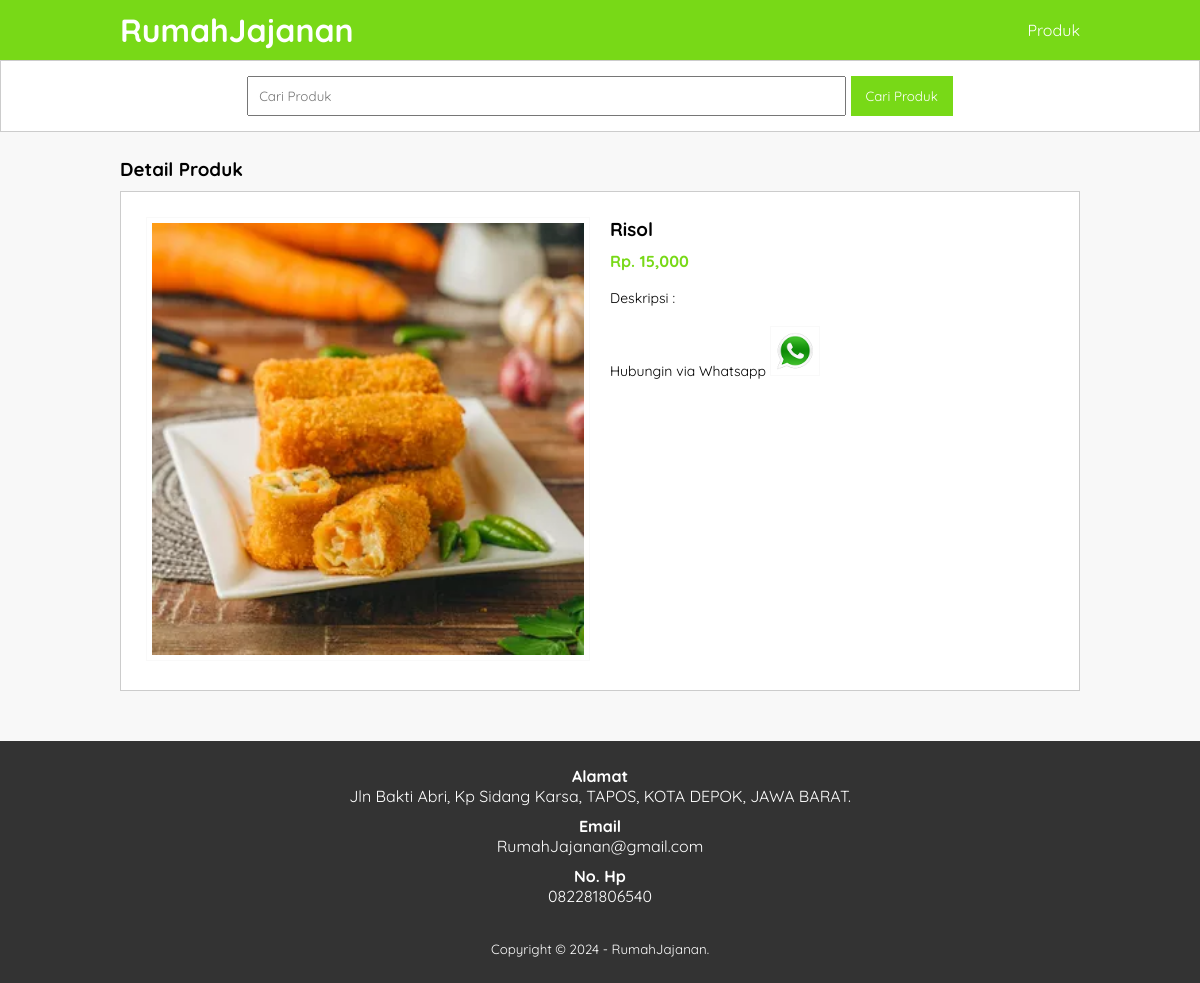
The app's page /detail-produk.php?id=7 with its own data.
### tables this page shows
CREATE TABLE `tb_product` (
  `product_id` int(11) NOT NULL,
  `category_id` int(11) NOT NULL,
  `product_name` varchar(150) NOT NULL,
  `product_price` int(11) NOT NULL,
  `product_description` text NOT NULL,
  `product_image` varchar(150) NOT NULL,
  `product_status` tinyint(1) NOT NULL,
  `date_created` timestamp NOT NULL DEFAULT current_timestamp()
);

### detail-produk.php (the view, shortened to what this page needs)
<?php
	include 'db.php';
	$kontak = mysqli_query($conn, "SELECT admin_telp, admin_email, admin_address FROM tb_admin WHERE admin_id = 1");
	$a = mysqli_fetch_object($kontak);
	$produk = mysqli_query($conn, "SELECT * FROM tb_product WHERE product_id = '".$_GET['id']."' ");
	$p = mysqli_fetch_object($produk);
?>
<!DOCTYPE html>
<html>
<head>
	<link rel="stylesheet" type="text/css" href="css/style.css">
</head>
<body>
	<header>
		<div class="container">
			<h1><a href="index.php">RumahJajanan</a></h1>
			<ul>
				<li><a href="produk.php">Produk</a></li>
			</ul>
		</div>
	</header>
	<div class="search">
		<div class="container">
			<form action="produk.php">
				<input type="text" name="search" placeholder="Cari Produk" value="<?php echo $_GET['search'] ?>">
				<input type="submit" name="cari" value="Cari Produk">
			</form>
		</div>
	</div>
	<div class="section">
		<div class="container">
			<h3>Detail Produk</h3>
			<div class="box">
				<div class="col-2">
					<img src="produk/<?php echo $p->product_image ?>" width="100%">
				</div>
				<div class="col-2">
					<h3><?php echo $p->product_name ?></h3>
					<h4>Rp. <?php echo number_format($p->product_price) ?></h4>
					<p>Deskripsi :<br>
					</p>
					<p><a href="https://api.whatsapp.com/send?phone=<?php echo $a->admin_telp ?>&text=Hai, saya tertarik dengan produk Anda." target="_blank">
						Hubungin via Whatsapp
						<img src="img/wa.png" width="50px"></a>
					</p>
				</div>
			</div>
		</div>
	</div>
	<div class="footer">
		<div class="container">
			<h4>Alamat</h4>
			<p><?php echo $a->admin_address ?></p>
			<h4>Email</h4>
			<p><?php echo $a->admin_email ?></p>
			<h4>No. Hp</h4>
			<p><?php echo $a->admin_telp ?></p>
			<small>Copyright &copy; 2024 - RumahJajanan.</small>
		</div>
	</div>
</body>
</html>

### css/style.css (style rules this page uses)
* { padding:0; margin:0; font-family: 'Quicksand', sans-serif; }
body { background-color: #f8f8f8; }
a { color: inherit; text-decoration: none; }
header { background-color: #78D917; color: #fff; }
header h1 { float: left; padding:10px 0; }
header ul { float: right; }
header ul li { display: inline-block; }
header ul li a { padding:20px 0 20px 15px; display: inline-block; }
.container { width: 80%; margin:0 auto; }
.container:after { content: ''; display: block; clear: both; }
.section { padding:25px 0; }
.box { background-color: #fff; border:1px solid #ccc; padding:15px; box-sizing: border-box; margin:10px 0 25px 0; }
.box:after { content: ''; display: block; clear: both; }
.search { padding:15px 0; background-color: #fff; border:1px solid #ccc; text-align: center; }
.search input[type=text] { width: 60%; padding:10px; }
.search input[type=submit] { padding:12px 15px; background-color: #78D917; color:#fff; border:none; cursor: pointer; }
.footer { padding:25px 0; background-color: #333; color: #fff; text-align: center; }
.footer p { margin-bottom: 10px; }
.footer small { margin-top: 25px; display: inline-block; }
.col-2 { width: 50%; min-height: 200px; padding:10px; box-sizing: border-box; float: left; }
.col-2 img { border:1px solid #f9f9f9; padding:5px; box-sizing: border-box; }
.col-2 h3 { margin-bottom: 10px; }
.col-2 h4 { color: #78D917; }
.col-2 p { margin:15px 0; text-align: justify; line-height: 25px; font-size:14px; }

### records on screen
tb_product: product_image (picture), product_name "Risol", product_price "15,000"

### other values on screen
$a->admin_address "Jln Bakti Abri, Kp Sidang Karsa, TAPOS, KOTA DEPOK, JAWA BARAT."
$a->admin_email "RumahJajanan@gmail.com"
$a->admin_telp "082281806540"
